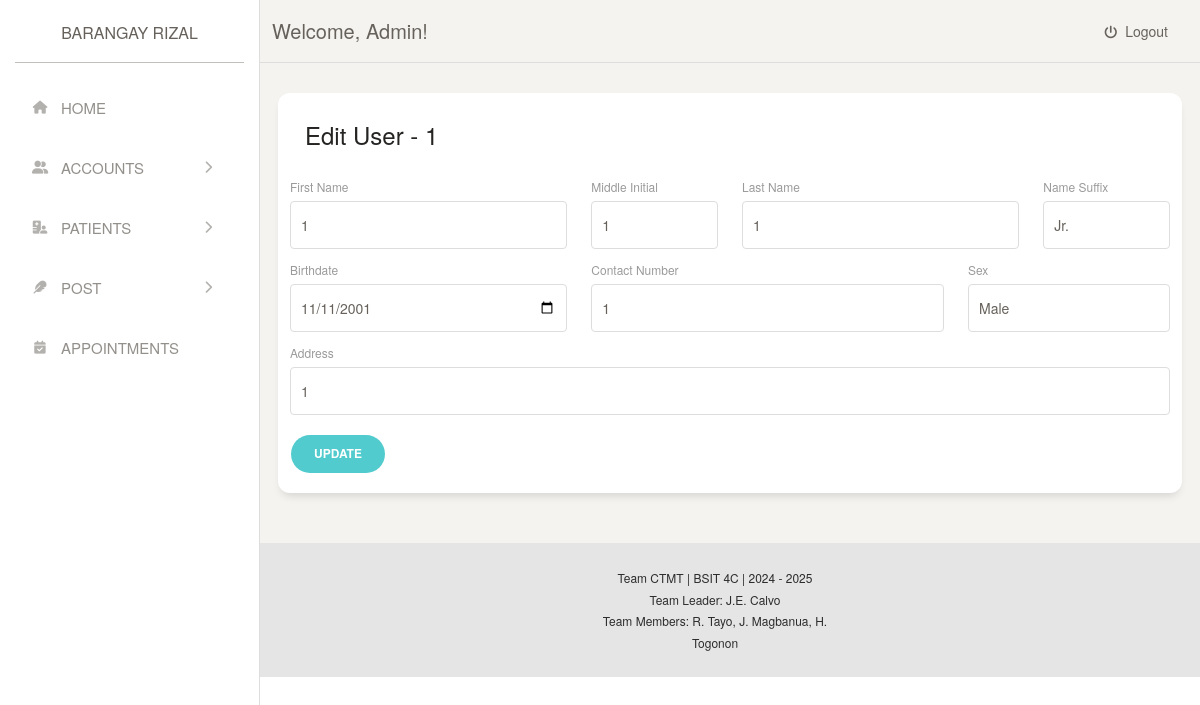
The app's page /admin/accounts/edituser.php?user_id=3 (signed in) with its own data.
### tables this page shows
CREATE TABLE `tbl_user` (
  `user_id` int(11) NOT NULL,
  `user_username` varchar(50) NOT NULL,
  `user_password` varchar(255) NOT NULL,
  `user_firstName` varchar(100) NOT NULL,
  `user_midInitial` char(1) DEFAULT NULL,
  `user_lastName` varchar(100) NOT NULL,
  `user_suffix` varchar(10) DEFAULT NULL,
  `user_birthDate` date NOT NULL,
  `user_contactNumber` varchar(15) NOT NULL,
  `user_sex` enum('Male','Female') NOT NULL,
  `user_address` text NOT NULL,
  `user_photo` varchar(255) DEFAULT NULL,
  `user_status` enum('pending','approved','rejected') DEFAULT 'pending',
  `created_at` timestamp NOT NULL DEFAULT CURRENT_TIMESTAMP
);

### admin/accounts/edituser.php (the view, shortened to what this page needs)
<?php
include '../../includes/conn.php';
if (isset($_GET['user_id'])) {
  $userId = $_GET['user_id'];
  $sql = "SELECT * FROM tbl_user WHERE user_id = ?";
  $stmt = $mysqli->prepare($sql);
  $stmt->bind_param("i", $userId);
  $stmt->execute();
  $result = $stmt->get_result();
  $user = $result->fetch_assoc();
}
?>
<!DOCTYPE html>
<html>
<head>
  <?php include '../../templates/links.php'; ?>
</head>
<body>
  <div class="wrapper">
    <?php include '../templates/sidebar.php'; ?>
    <div class="main-panel">
      <?php include '../templates/topnav.php'; ?>
      <div class="content">
        <div class="row">
          <div class="card table-with-links">
            <div class="card-header">
              <h4 class="card-title">Edit User - <?php echo $user['user_username']; ?></h4>
            </div>
            <div class="card-body table-full-width">
              <form action="../../includes/admin/userManagementController.php" method="POST">
                <div class="row">
                  <div class="col-md-4 pr-1">
                    <div class="form-group">
                      <label for="user_fName">First Name</label>
                      <input type="text" name="user_firstName" id="user_fName" class="form-control" value="<?php echo $user['user_firstName']; ?>" required>
                    </div>
                  </div>
                  <div class="col-md-2 pr-1">
                    <div class="form-group">
                      <label for="user_midInitial">Middle Initial</label>
                      <input type="text" name="user_midInitial" id="user_midInitial" class="form-control" value="<?php echo $user['user_midInitial']; ?>" required>
                    </div>
                  </div>
                  <div class="col-md-4 pr-1">
                    <div class="form-group">
                      <label for="user_lName">Last Name</label>
                      <input type="text" name="user_lastName" id="user_lName" class="form-control" value="<?php echo $user['user_lastName']; ?>" required>
                    </div>
                  </div>
                  <div class="col-md-2 pr-1">
                    <div class="form-group">
                      <label for="user_suffix">Name Suffix</label>
                      <select name="user_suffix" id="user_suffix" class="form-control">
                        <option value="Jr" <?php echo ($user['user_suffix'] == 'Jr') ? 'selected' : ''; ?>>Jr.</option>
                      </select>
                    </div>
                  </div>
                </div>
                <div class="row">
                  <div class="col-md-4">
                    <div class="form-group">
                      <label for="user_bDay">Birthdate</label>
                      <input type="date" class="form-control" id="user_bDay" name="user_birthDate" value="<?php echo $user['user_birthDate']; ?>" required>
                    </div>
                  </div>
                  <div class="col-md-5">
                    <div class="form-group">
                      <label for="user_number">Contact Number</label>
                      <input type="text" class="form-control" id="user_number" name="user_contactNumber" value="<?php echo $user['user_contactNumber']; ?>" required>
                    </div>
                  </div>
                  <div class="col-md-3">
                    <div class="form-group">
                      <label for="user_sex">Sex</label>
                      <select name="user_sex" id="user_sex" class="form-control" required>
                        <option value="Male" <?php if ($user['user_sex'] == 'Male') echo 'selected'; ?>>Male</option>
                      </select>
                    </div>
                  </div>
                </div>
                <div class="row">
                  <div class="form-group">
                    <label for="user_address">Address</label>
                    <input type="text" class="form-control" id="user_address" name="user_address" value="<?php echo $user['user_address']; ?>" required>
                  </div>
                </div>
                <div class="row">
                  <div class="col d-flex justify-content-between align-items-center">
                    <button type="submit" name="update" class="btn btn-primary btn-round">Update</button>
                  </div>
                </div>
              </form>
            </div>
          </div>
        </div>
      </div>
      <?php include '../../templates/footer.php'; ?>
    </div>
  </div>
</body>
</html>

### styles/vars.css (style rules this page uses)
:root { --neutral50: #fafafa; --neutral100: #f5f5f5; --neutral200: #e5e5e5; --neutral300: #d4d4d4; --neutral400: #a3a3a3; --neutral500: #737373; --neutral600: #525252; --neutral700: #404040; --neutral800: #262626; --neutral900: #171717; --neutral950: #0a0a0a; --warning50: #fffbeb; --warning100: #fef3c7; --warning200: #fde68a; --warning300: #fcd34d; --warning400: #fbbf24; --warning500: #f59e0b; --warning600: #d97706; --warning700: #b45309; --warning800: #92400e; --warning900: #78350f; --warning950: #451a03; --success50: #f0fdf4; --success100: #dcfce7; --success200: #bbf7d0; --success300: #86efac; --success400: #4ade80; --success500: #22c55e; --success600: #16a34a; --success700: #15803d; --success800: #166534; --success900: #14532d; --success950: #052e16; --danger50: #fef2f2; --danger100: #fee2e2; --danger200: #fecaca; --danger300: #fca5a5; --danger400: #f87171; --danger500: #ef4444; --danger600: #dc2626; --danger700: #b91c1c; --danger800: #991b1b; --danger900: #7f1d1d; --danger950: #450a0a; --primary50: #eff6ff; --primary100: #dbeafe; --primary200: #bfdbfe; --primary300: #93c5fd; --primary400: #60a5fa; --primary500: #3b82f6; --primary600: #2563eb; --primary700: #1d4ed8; --primary800: #1e40af; --primary900: #1e3a8a; --primary950: #172554; }

### styles/forms.css (style rules this page uses)
.form-group { display: block; }
.form-control { border: 1px solid var(--neutral200); padding: 12px 16px; outline: none; border-radius: 6px; display: block; width: 100%; transition: all 250ms ease-in-out; }
input.form-control, select.form-control { height: 48px; }
.form-control::placeholder { color: var(--neutral400); }

### styles/paddings.css (style rules this page uses)
.pr-1 { padding-right: 4px; }

### records on screen
tbl_user: user_username "1", user_firstName "1", user_midInitial "1", user_lastName "1", user_suffix "Jr.", user_birthDate "11/11/2001", user_contactNumber "1", user_sex "Male", user_address "1"

### other values on screen
$_SESSION['admin_username'] "Admin"
